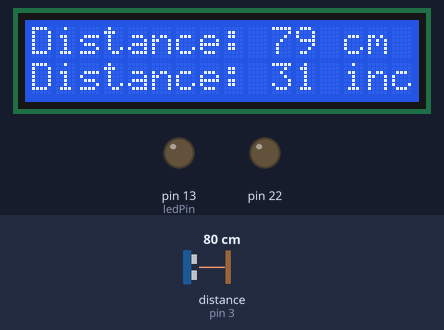
The sketch below on a simulated Arduino Mega 2560, built with avr-gcc and run on an emulated ATmega2560. On the bench: 16×2 character LCD, output pins drawn as LEDs (lit = HIGH). Wiring (inferred from the names in the program): ultrasonic range finder: trigger pin 1; echo pin 3. Dashed ring = blinking. The inputs (shaded band) are chosen by the test bench; at power-on: distance to the obstacle (sensor on pin 3) 80 cm. The echo pulse lasts 58.3 µs per cm; pins used as bus, display or sensor lines are not drawn.

Above: at 1.6 s.
1.7 s: distance to the obstacle (sensor on pin 3) set to 7 cm
At 3.4 s:
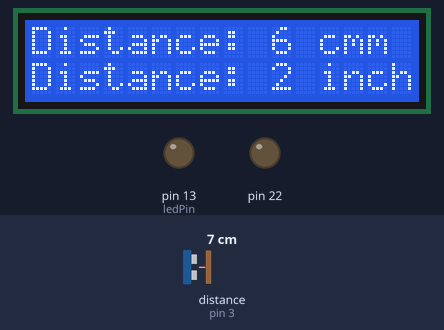
4.5 s: distance to the obstacle (sensor on pin 3) set to 4 cm
At 6.5 s:
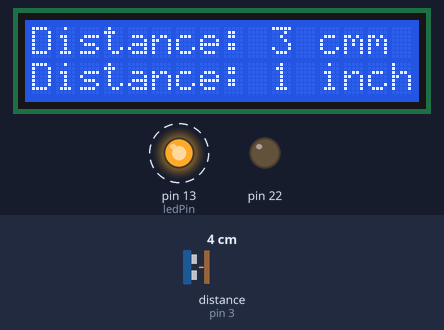
10.6 s: distance to the obstacle (sensor on pin 3) set to 18 cm
At 12.9 s:
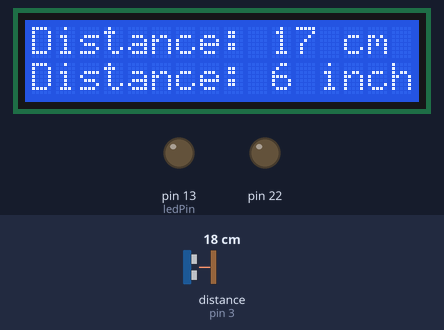
Timing chart, 0 to 14.4 s (numbered marks = the images above; inputs shaded):
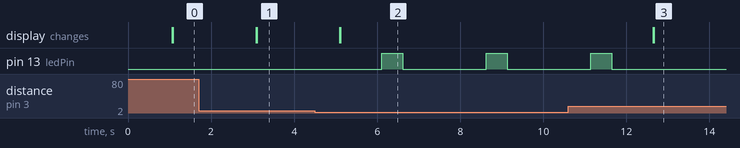

Measured:
- the behaviour switches between 6 and 5 cm on distance to the obstacle (sensor on pin 3) (found by bisection; images 1 and 2)
- after the input at 1.7 s, the display: first changes after 1.4 s (image 1 shows a later state)
- after the input at 4.5 s, pin 13 (ledPin): alternates HIGH for 0.50 s and LOW for 2.0 s, starting after 1.6 s; the display: first changes after 0.60 s (image 2 shows a later state)
- after the input at 10.6 s, pin 13 (ledPin): goes on until 11.6 s, then stays LOW; the display: first changes after 2.0 s (image 3 shows a later state)

The sketch:

sketch_may02b.ino
```cpp
// include the library code:
#include <LiquidCrystal.h>
#include <Arduino.h>
#include <analogWrite.h>

int Contrast = 50;

// initialize the library with the numbers of the interface pins
LiquidCrystal lcd(19, 23, 18, 17, 16, 15);
const int trigPin = 1;
const int echoPin = 3;
const int ledPin = 13;
long duration;
int distanceCm, distanceInch;

void setup() {
  analogWrite(22, Contrast);
  // set up the LCD's number of columns and rows:
  lcd.begin(16, 2);
  // Print a message to the LCD.
 // lcd.print("circuitschools.");
  pinMode(trigPin, OUTPUT);
pinMode(echoPin, INPUT);
  pinMode (ledPin, OUTPUT);

}

void loop() {
  digitalWrite (ledPin, LOW);
  delay(1000);
  digitalWrite(trigPin, LOW);

delayMicroseconds(2);

digitalWrite(trigPin, HIGH);
delayMicroseconds(10);
digitalWrite(trigPin, LOW);

duration = pulseIn(echoPin, HIGH);
distanceCm= duration*0.034/2;
distanceInch = duration*0.0133/2;

lcd.setCursor(0,0);
lcd.print("Distance: ");
lcd.print(distanceCm);
lcd.print(" cm");
delay(10);
lcd.setCursor(0,1);
lcd.print("Distance: ");
lcd.print(distanceInch);
lcd.print(" inch");
delay(1000);
if (distanceCm < 5){
  digitalWrite (ledPin, HIGH);
delay(500);


}
}
```
